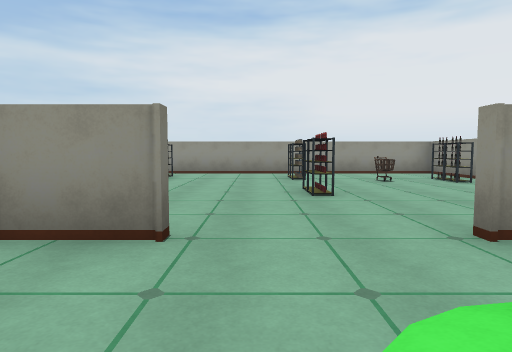
View 1 (above)

13 first-person views from a walk through a Unity game level. The camera is 1.3 m above the floor, tilts 4° down and sees 75° across. The floor is counted in squares, 2 m on a side. Each view is taken from the middle of a square. On the plan, view 1 faces up. The plan holds only what a view shows up to about 10 squares ahead; the rest is blank. Some surface patterns are stand-ins.

View 2
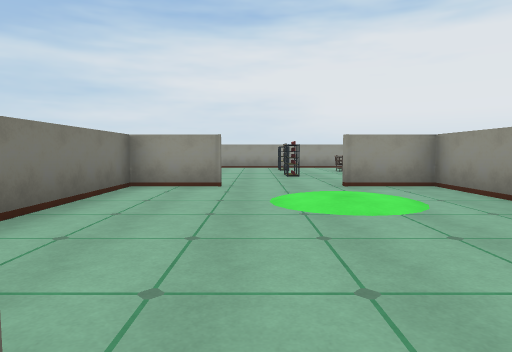

View 3
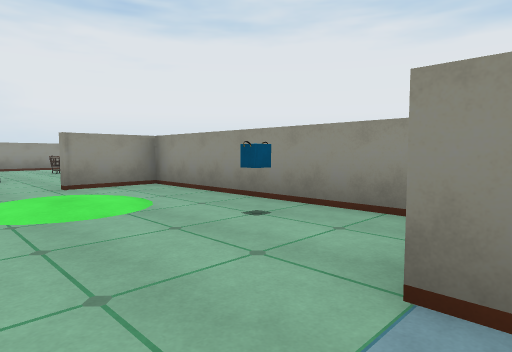

View 4
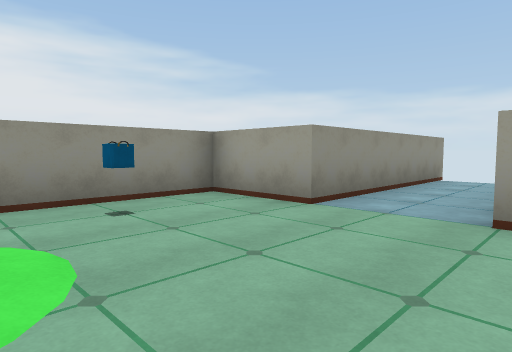

View 5
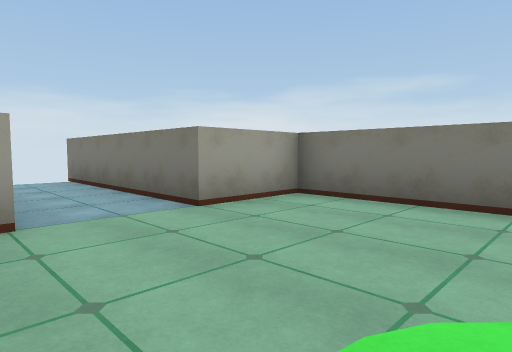

View 6
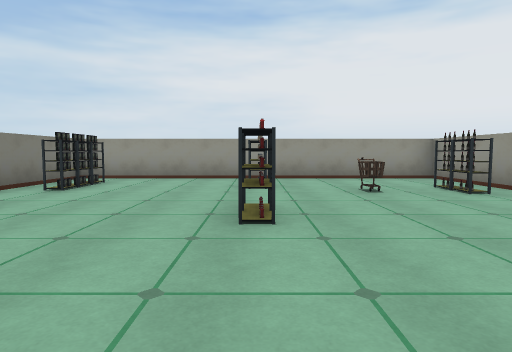

View 7
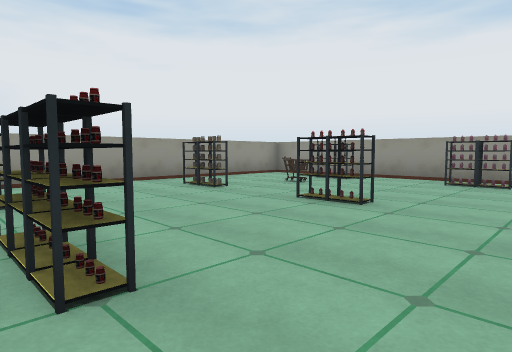

View 8
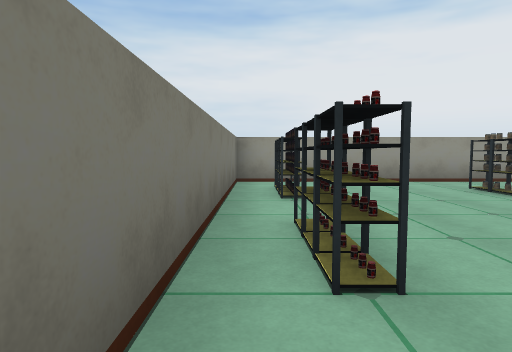

View 9
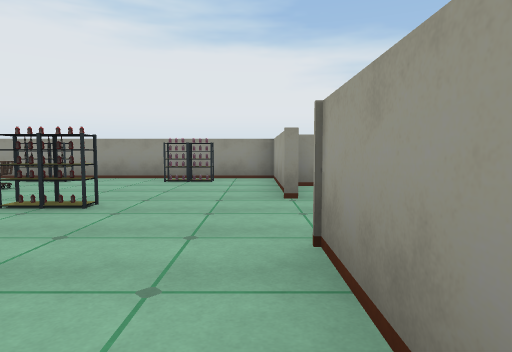

View 10
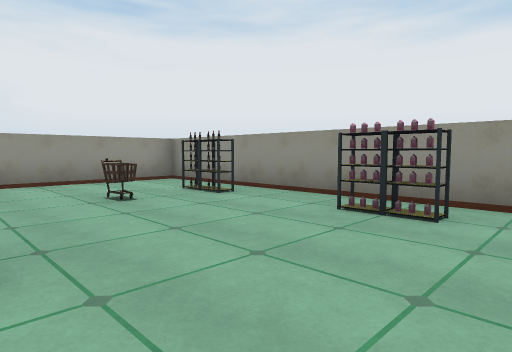

View 11
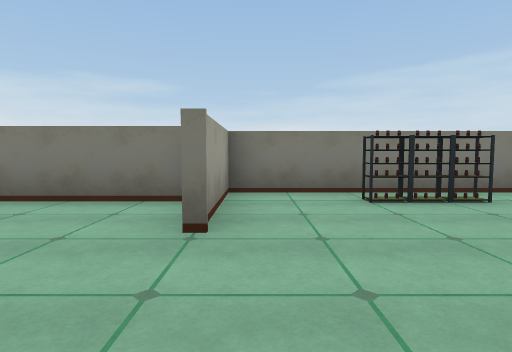

View 12
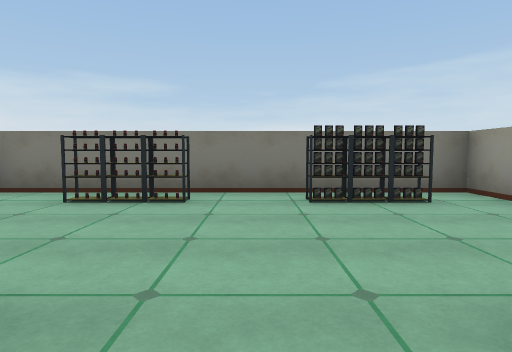

View 13
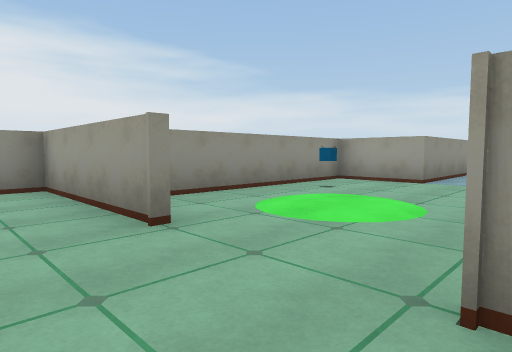

### Floor plan
Ten units are one square. View 1 is at (0, 0); x grows to the right and y downward. Boxes are objects, and circles mark ways between rooms. Rooms are numbered by the first view taken in them; rooms with no view inside come last. Other rooms are left out.
<svg viewBox="-39 -109 99 202">
<path fill="none" stroke="#000" d="M-6 -24 -24 -24 -24 35 -4 35 -4 88M15 87 15 35 35 35 35 -24 16 -24M16 -26 55 -26 55 -104 -34 -104 -34 -26 -6 -26"/>
<rect x="25" y="5" width="10" height="10" fill="#bbb"><title>other object</title></rect>
<rect x="-25" y="-55" width="10" height="10" fill="#bbb"><title>rack</title></rect>
<rect x="-25" y="-65" width="10" height="10" fill="#bbb"><title>rack</title></rect>
<rect x="-25" y="-85" width="10" height="10" fill="#bbb"><title>rack</title></rect>
<rect x="-25" y="-95" width="10" height="10" fill="#bbb"><title>rack</title></rect>
<rect x="5" y="-65" width="10" height="20" fill="#bbb"><title>shelf</title></rect>
<rect x="5" y="-85" width="10" height="10" fill="#bbb"><title>rack</title></rect>
<rect x="5" y="-95" width="10" height="10" fill="#bbb"><title>rack</title></rect>
<rect x="25" y="-85" width="10" height="10" fill="#bbb"><title>cart</title></rect>
<rect x="35" y="-85" width="10" height="10" fill="#bbb"><title>rack</title></rect>
<rect x="45" y="-45" width="10" height="10" fill="#bbb"><title>rack</title></rect>
<rect x="45" y="-55" width="10" height="10" fill="#bbb"><title>rack</title></rect>
<circle cx="5" cy="-20" r="3" fill="#2a7"/>
<text x="0" y="20">1</text>
<text x="10" y="-70">2</text>
</svg>
Room 1 opens to room 2.

Where each view was taken, in squares from view 1:
view 1: 0 up, 0 right, facing up
view 2: 4 down, 0 right, facing up
view 3: 4 down, 0 right, facing up-right
view 4: 0 up, 1 left, facing down-right
view 5: 0 up, 2 right, facing down-left
view 6: 2 up, 1 right, facing up
view 7: 3 up, 3 left, facing up-right
view 8: 3 up, 3 left, facing up
view 9: 3 up, 3 left, facing right
view 10: 3 up, 1 right, facing up-right
view 11: 3 up, 2 right, facing left
view 12: 7 up, 2 right, facing left
view 13: 4 up, 1 left, facing down-right
